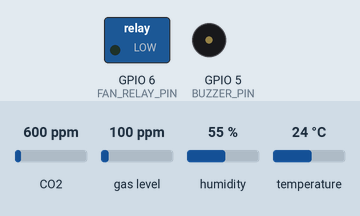
A sketch run on a simulated ESP32-S3. Shown: switched loads named in the sketch (green lamp = pin HIGH), buzzer (waves = sounding, pin HIGH). Inputs (shaded band) come from the test bench; at power-on: CO2 600 ppm, gas level 100 ppm, humidity 55 %, temperature 24 °C. WiFi joins after 1.5 s; servers stay silent unless stated; the local clock reads 2024-03-15 10:24:30 at power-on unless the sketch sets it; EEPROM starts erased; no MQTT or app messages arrive unless stated; not simulated (calls return 0 or success): secrets.h; names the files do not define were given values by the test bench: MQTT_PORT = 1883; what the sketch prints to the serial monitor is not drawn.

Above: at 3.7 s.
3.8 s: CO2 set to 1477 ppm
6.5 s: CO2 set to 1523 ppm
At 7.3 s:
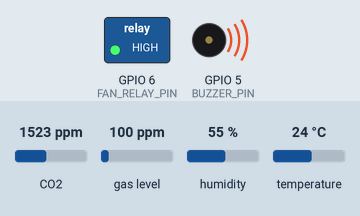
8.0 s: CO2 set to 1050 ppm
At 9.3 s:
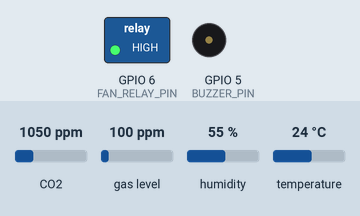
Timing chart, 0 to 11.0 s (numbered marks = the images above; inputs shaded):
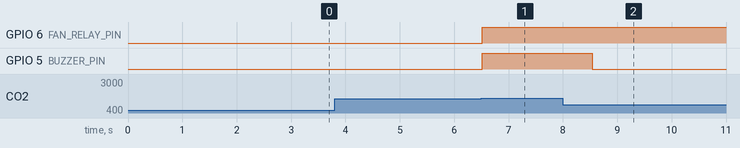

The sketch:

esp32_air_node2.ino
```cpp
#include <WiFi.h>
#include <WiFiClientSecure.h>
#include <PubSubClient.h>
#include <ArduinoJson.h>
#include <Wire.h>
#include <DHT.h>
#include "Adafruit_CCS811.h"
#include <Preferences.h>
#include <time.h>
#define NODE_DEVICE_CODE "ESP32_NODE_02"
#include "secrets.h"

// =========================================================================
// 1. CẤU HÌNH WIFI & HIVEMQ/EMQX CLOUD
// =========================================================================
// Nằm trong file secrets.h (không commit lên GitHub)

// =========================================================================
// 2. ĐỊNH DANH THIẾT BỊ & TOPICS MQTT (Khớp với database/schema.sql)
// =========================================================================
const char* DEVICE_CODE   = NODE_DEVICE_CODE;
const char* FIRMWARE_VER  = "v1.0.0";

const char* TOPIC_TELEMETRY = "iot_nhom13/" NODE_DEVICE_CODE "/telemetry";
const char* TOPIC_STATUS    = "iot_nhom13/" NODE_DEVICE_CODE "/status";
const char* TOPIC_COMMAND   = "iot_nhom13/" NODE_DEVICE_CODE "/command";
const char* TOPIC_ACK       = "iot_nhom13/" NODE_DEVICE_CODE "/ack";
const char* TOPIC_CONFIG    = "iot_nhom13/" NODE_DEVICE_CODE "/config";

// =========================================================================
// 3. CẤU HÌNH CHÂN CẮM PHẦN CỨNG
// =========================================================================
#define DHTPIN        4       // GPIO4: DHT11 DATA
#define DHTTYPE       DHT11
#define I2C_SDA       8       // ESP32-S3 GPIO8: CCS811 SDA
#define I2C_SCL       9       // ESP32-S3 GPIO9: CCS811 SCL
#define FAN_RELAY_PIN 6       // ESP32-S3 GPIO6: relay active HIGH
#define BUZZER_PIN    5       // ESP32-S3 GPIO5: buzzer active HIGH

DHT dht(DHTPIN, DHTTYPE);
Adafruit_CCS811 ccs;
WiFiClientSecure espClient;
PubSubClient mqttClient(espClient);
Preferences configPreferences;
bool configPreferencesReady = false;

// =========================================================================
// 4. BIẾN TRẠNG THÁI & THAM SỐ CẤU HÌNH TỪ XA (REMOTE CONFIG)
// =========================================================================
unsigned long sendIntervalMs    = 1000;   // Mặc định 1 giây gửi telemetry 1 lần
unsigned long heartbeatInterval = 30000;  // Mặc định 30 giây gửi heartbeat 1 lần
unsigned long lastTelemetryTime = 0;
unsigned long lastHeartbeatTime = 0;

float eco2Threshold = 1500.0;             // Ngưỡng cảnh báo eCO2 từ xa (ppm)
int   tvocThreshold = 600;                // Ngưỡng cảnh báo TVOC từ xa (ppb)
bool  fanState      = false;              // Trạng thái Quạt/Relay (false = OFF, true = ON)
bool  manualFanOn   = false;              // Lệnh bật quạt từ web được giữ tới khi có lệnh tắt
bool  fanAlertActive = false;             // Giữ trạng thái quạt tự động tới khi chỉ số giảm còn 2/3 ngưỡng
bool  ccsAvailable  = false;

// Biến lưu giá trị đọc gần nhất
float currentTemp = 0.0;
float currentHum  = 0.0;
int   currentEco2 = 400;
int   currentTvoc = 0;

void updateFanState() {
  bool shouldFanRun = manualFanOn || fanAlertActive;
  if (fanState != shouldFanRun) {
    fanState = shouldFanRun;
    digitalWrite(FAN_RELAY_PIN, fanState ? HIGH : LOW);
    Serial.printf("[FAN] Quat %s (web=%s, vuot_nguong=%s)\n",
                  fanState ? "BAT" : "TAT",
                  manualFanOn ? "ON" : "OFF",
                  fanAlertActive ? "CO" : "KHONG");
  }
}

void loadSavedConfiguration() {
  configPreferencesReady = configPreferences.begin("air-config", false);
  if (!configPreferencesReady) {
    Serial.println("[ERROR] Khong the mo bo nho NVS, dung cau hinh mac dinh!");
    return;
  }

  sendIntervalMs = configPreferences.getULong("send-ms", sendIntervalMs);
  eco2Threshold = configPreferences.getFloat("eco2", eco2Threshold);
  tvocThreshold = configPreferences.getInt("tvoc", tvocThreshold);

  Serial.printf("[CONFIG] Da nap cau hinh -> Chu ky: %lu ms | Nguong eCO2: %.1f ppm | Nguong TVOC: %d ppb\n",
                sendIntervalMs, eco2Threshold, tvocThreshold);
}

// Lấy Unix Timestamp thực tế từ NTP Server
unsigned long getUnixTimestamp() {
  time_t now;
  struct tm timeinfo;
  if (!getLocalTime(&timeinfo, 100)) {
    return millis() / 1000;
  }
  time(&now);
  return now;
}

// =========================================================================
// 5. GỬI BẢN TIN TRẠNG THÁI (ONLINE / HEARTBEAT)
// =========================================================================
void publishStatus(const char* statusStr) {
  StaticJsonDocument<256> doc;
  doc["device_code"]      = DEVICE_CODE;
  doc["status"]           = statusStr;
  doc["firmware_version"] = FIRMWARE_VER;
  doc["ip_address"]       = WiFi.localIP().toString();
  doc["timestamp"]        = getUnixTimestamp();

  char buffer[256];
  serializeJson(doc, buffer);
  mqttClient.publish(TOPIC_STATUS, buffer, true);
  Serial.printf("[STATUS] Da gui trang thai: %s\n", buffer);
}

// =========================================================================
// 6. GỬI PHẢN HỒI XÁC NHẬN LỆNH ĐIỀU KHIỂN (ACK)
// =========================================================================
void publishAck(const char* cmdCode, const char* statusStr, const char* msg) {
  StaticJsonDocument<256> doc;
  doc["cmd_code"]          = cmdCode;
  doc["device_code"]       = DEVICE_CODE;
  doc["status"]            = statusStr;
  doc["current_fan_state"] = fanState ? "ON" : "OFF";
  doc["message"]           = msg;
  doc["timestamp"]         = getUnixTimestamp();

  char buffer[256];
  serializeJson(doc, buffer);
  mqttClient.publish(TOPIC_ACK, buffer, false);
  Serial.printf("[ACK] Da gui xac nhan lenh: %s\n", buffer);
}

// =========================================================================
// 7. XỬ LÝ BẢN TIN NHẬN TỪ CLOUD (LỆNH ĐIỀU KHIỂN & CẤU HÌNH TỪ XA)
// =========================================================================
void mqttCallback(char* topic, byte* payload, unsigned int length) {
  String message = "";
  for (unsigned int i = 0; i < length; i++) {
    message += (char)payload[i];
  }
  Serial.printf("\n[MQTT RECV] Topic: %s | Payload: %s\n", topic, message.c_str());

  StaticJsonDocument<512> doc;
  DeserializationError error = deserializeJson(doc, message);
  if (error) {
    Serial.println("[ERROR] JSON khong hop le!");
    return;
  }

  // TH1: Nhận lệnh điều khiển Bật/Tắt Quạt
  if (String(topic) == TOPIC_COMMAND) {
    const char* cmdCode = doc["cmd_code"] | "UNKNOWN_CMD";
    const char* target  = doc["target"]   | "FAN_RELAY";
    const char* action  = doc["action"]   | "";

    if (String(target) == "FAN_RELAY") {
      if (String(action) == "ON" || String(action) == "TURN_ON") {
        // Lệnh bật từ giao diện giữ quạt chạy cả khi cảnh báo tự động vừa hết.
        manualFanOn = true;
        updateFanState();
        publishAck(cmdCode, "SUCCESS", "Da nhan lenh BAT quat");
      }
      else if (String(action) == "OFF" || String(action) == "TURN_OFF") {
        manualFanOn = false;
        updateFanState();
        publishAck(cmdCode, "SUCCESS", fanAlertActive
          ? "Da nhan lenh TAT; quat van bat den khi chi so giam con 2/3 nguong"
          : "Da TAT quat thong gio (GPIO 6 LOW)");
      }
      else {
        publishAck(cmdCode, "FAILED", "Hanh dong (action) khong hop le");
      }
    }
  }
  // TH2: Nhận cấu hình tham số từ xa (Cập nhật chu kỳ, ngưỡng eCO2, ngưỡng TVOC)
  else if (String(topic) == TOPIC_CONFIG) {
    const char* cmdCode = doc["cmd_code"] | "CFG_CMD";
    bool saveSucceeded = true;

    if (doc.containsKey("send_interval_ms")) {
      unsigned long newInterval = doc["send_interval_ms"];
      if (newInterval >= 1000 && newInterval <= 60000) {
        sendIntervalMs = newInterval;
        if (!configPreferencesReady ||
            configPreferences.putULong("send-ms", sendIntervalMs) != sizeof(sendIntervalMs)) {
          saveSucceeded = false;
        }
      }
    }
    if (doc.containsKey("eco2_threshold")) {
      eco2Threshold = doc["eco2_threshold"];
      if (!configPreferencesReady ||
          configPreferences.putFloat("eco2", eco2Threshold) != sizeof(eco2Threshold)) {
        saveSucceeded = false;
      }
    }
    if (doc.containsKey("tvoc_threshold")) {
      tvocThreshold = doc["tvoc_threshold"];
      if (!configPreferencesReady ||
          configPreferences.putInt("tvoc", tvocThreshold) != sizeof(tvocThreshold)) {
        saveSucceeded = false;
      }
    }

    Serial.printf("[CONFIG] Cau hinh dang ap dung -> Chu ky: %lu ms | Nguong eCO2: %.1f ppm | Nguong TVOC: %d ppb\n",
                  sendIntervalMs, eco2Threshold, tvocThreshold);
    if (saveSucceeded) {
      publishAck(cmdCode, "SUCCESS", "Da cap nhat va luu cau hinh thiet bi");
    } else {
      Serial.println("[ERROR] Khong the luu cau hinh vao NVS!");
      publishAck(cmdCode, "FAILED", "Cau hinh da ap dung nhung khong luu duoc vao NVS");
    }
  }
}

// =========================================================================
// 8. KẾT NỐI WIFI & TỰ ĐỘNG KẾT NỐI LẠI MQTT (TLS 8883)
// =========================================================================
void setupWiFi() {
  Serial.printf("\n[WIFI] Dang ket noi toi %s", WIFI_SSID);
  WiFi.mode(WIFI_STA);
  WiFi.begin(WIFI_SSID, WIFI_PASSWORD);
  while (WiFi.status() != WL_CONNECTED) {
    delay(500);
    Serial.print(".");
  }
  Serial.printf("\n[WIFI] Da ket noi! IP: %s\n", WiFi.localIP().toString().c_str());
}

void reconnectMQTT() {
  if (WiFi.status() != WL_CONNECTED) {
    Serial.println("[WIFI] Mat mang WiFi! Dang ket noi lai...");
    WiFi.disconnect();
    WiFi.reconnect();
    delay(2000);
    return;
  }

  static unsigned long lastReconnectAttempt = 0;
  unsigned long now = millis();
  if (now - lastReconnectAttempt < 5000) {
    return; // Đợi tối thiểu 5s giữa các lần kết nối lại
  }
  lastReconnectAttempt = now;

  if (!mqttClient.connected()) {
    Serial.printf("[MQTT] Dang ket noi EMQX Cloud (TLS)... Heap RAM: %d bytes\n", ESP.getFreeHeap());

    const char* clientId = NODE_DEVICE_CODE "_PROD";
    const char* lwtPayload = "{\"device_code\":\"" NODE_DEVICE_CODE "\",\"status\":\"OFFLINE\"}";

    if (mqttClient.connect(clientId, MQTT_USERNAME, MQTT_PASSWORD,
                           TOPIC_STATUS, 1, true, lwtPayload)) {
      Serial.println("[MQTT] KET NOI THANH CONG!");
      mqttClient.subscribe(TOPIC_COMMAND, 1);
      mqttClient.subscribe(TOPIC_CONFIG, 1);
      publishStatus("ONLINE");
    } else {
      int state = mqttClient.state();
      Serial.printf("[MQTT ERROR] That bai. Ma loi state = %d\n", state);
    }
  }
}

// =========================================================================
// 9. ĐỌC CẢM BIẾN, KIỂM TRA NGƯỠNG ĐỘNG VÀ GỬI TELEMETRY
// =========================================================================
void readAndPublishTelemetry() {
  // 1. Đọc Nhiệt độ & Độ ẩm từ DHT22
  float t = dht.readTemperature();
  float h = dht.readHumidity();

  if (!isnan(t) && !isnan(h)) {
    currentTemp = t;
    currentHum  = h;
  } else {
    Serial.println("[WARN] Khong doc duoc DHT22, giu nguyen gia tri cu!");
  }

  // 2. Đọc eCO2 & TVOC từ CCS811
  if (ccsAvailable && ccs.available()) {
    if (!isnan(t) && !isnan(h)) {
      ccs.setEnvironmentalData(currentHum, currentTemp);
    }
    if (!ccs.readData()) {
      currentEco2 = ccs.geteCO2();
      currentTvoc = ccs.getTVOC();
    } else {
      Serial.println("[WARN] Loi doc du lieu tu CCS811!");
    }
  }

  // 3. Logic cảnh báo theo đúng biến cấu hình động nhận từ Cloud
  bool isEco2Alert = (currentEco2 >= eco2Threshold);
  bool isTvocAlert = (currentTvoc >= tvocThreshold);
  if (isEco2Alert || isTvocAlert) {
    fanAlertActive = true;
  } else if (currentEco2 <= eco2Threshold * 2.0 / 3.0 &&
             currentTvoc <= tvocThreshold * 2.0 / 3.0) {
    fanAlertActive = false;
  }
  updateFanState();

  // Kích hoạt còi báo nếu vượt ngưỡng eCO2 hoặc TVOC
  if (isEco2Alert || isTvocAlert) {
    digitalWrite(BUZZER_PIN, HIGH);
    Serial.printf("[CANH BAO] Vuot nguong! eCO2: %d/%.0f | TVOC: %d/%d -> COI BAT\n",
                  currentEco2, eco2Threshold, currentTvoc, tvocThreshold);
  } else {
    digitalWrite(BUZZER_PIN, LOW);
  }

  // 4. Đóng gói JSON chuẩn và gửi qua MQTT
  StaticJsonDocument<512> doc;
  doc["device_code"]  = DEVICE_CODE;
  doc["secret_token"] = SECRET_TOKEN;
  doc["timestamp"]    = getUnixTimestamp();

  JsonObject metrics = doc.createNestedObject("metrics");
  metrics["temperature"]["value"] = serialized(String(currentTemp, 1));
  metrics["temperature"]["unit"]  = "C";
  metrics["humidity"]["value"]    = serialized(String(currentHum, 1));
  metrics["humidity"]["unit"]     = "%";
  metrics["eco2"]["value"]        = currentEco2;
  metrics["eco2"]["unit"]         = "ppm";
  metrics["tvoc"]["value"]        = currentTvoc;
  metrics["tvoc"]["unit"]         = "ppb";

  JsonObject actuator = doc.createNestedObject("actuator_state");
  actuator["fan_relay"] = fanState ? "ON" : "OFF";

  char buffer[512];
  serializeJson(doc, buffer);

  if (mqttClient.publish(TOPIC_TELEMETRY, buffer, false)) {
    Serial.printf("[TELEMETRY] %s\n", buffer);
  } else {
    Serial.println("[ERROR] Gui Telemetry that bai!");
  }
}

// =========================================================================
// 10. SETUP VÀ LOOP
// =========================================================================
void setup() {
  Serial.begin(115200);
  delay(1000);
  Serial.println("\n=== KHOI DONG TRAM GIAM SAT KHONG KHI IoT (NHOM 13) ===");

  pinMode(FAN_RELAY_PIN, OUTPUT);
  digitalWrite(FAN_RELAY_PIN, LOW); // Relay active HIGH: LOW = TAT

  pinMode(BUZZER_PIN, OUTPUT);
  digitalWrite(BUZZER_PIN, LOW);

  loadSavedConfiguration();

  // Khởi động cảm biến
  dht.begin();
  Wire.begin(I2C_SDA, I2C_SCL);
  if (ccs.begin(0x5A) || ccs.begin(0x5B)) {
    ccsAvailable = true;
    Serial.println("[SENSOR] Khoi tao CCS811 thanh cong!");
  } else {
    Serial.println("[WARN] Khong tim thay CCS811! Kiem tra chan WAKE da noi GND chua.");
  }

  // Kết nối WiFi & NTP
  setupWiFi();
  configTime(7 * 3600, 0, "pool.ntp.org", "time.nist.gov");

  // Thiết lập MQTT TLS
  espClient.setInsecure();
  espClient.setHandshakeTimeout(30);
  mqttClient.setServer(MQTT_BROKER, MQTT_PORT);
  mqttClient.setKeepAlive(60);
  mqttClient.setSocketTimeout(15);
  mqttClient.setCallback(mqttCallback);
  mqttClient.setBufferSize(1024);
}

void loop() {
  if (!mqttClient.connected()) {
    reconnectMQTT();
  }
  mqttClient.loop();

  unsigned long now = millis();

  // Chu kỳ gửi Telemetry
  if (now - lastTelemetryTime >= sendIntervalMs) {
    lastTelemetryTime = now;
    readAndPublishTelemetry();
  }

  // Chu kỳ gửi Heartbeat
  if (now - lastHeartbeatTime >= heartbeatInterval) {
    lastHeartbeatTime = now;
    publishStatus("ONLINE");
  }
}
```

Measured:
- the behaviour switches between 1499 and 1500 ppm on CO2 (found by bisection; images 0 and 1)
- after the input at 3.8 s, every drawn part: stays the same
- after the input at 6.5 s, GPIO 6 (FAN_RELAY_PIN), GPIO 5 (BUZZER_PIN): LOW → HIGH at once
- after the input at 8.0 s, GPIO 5 (BUZZER_PIN): HIGH → LOW after 0.54 s
